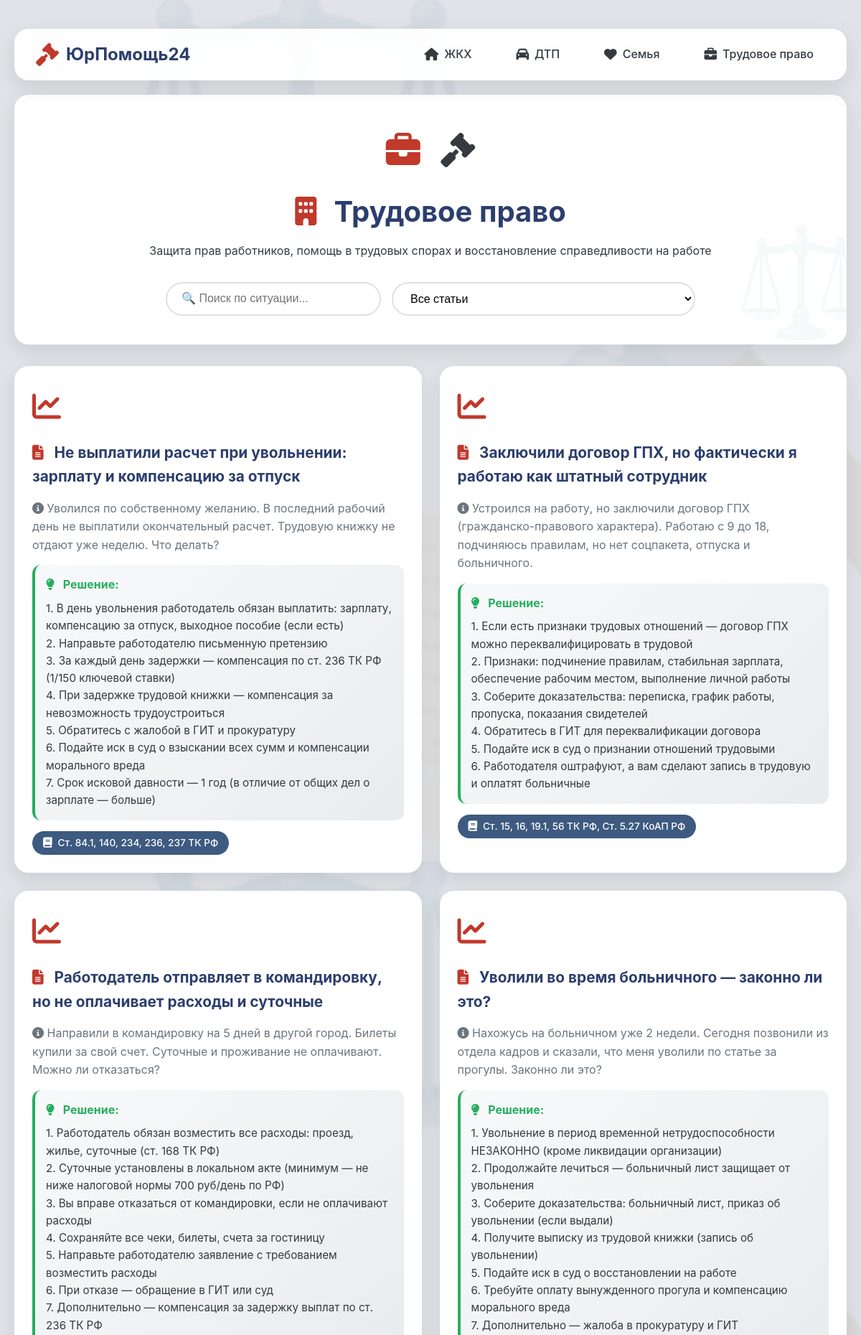
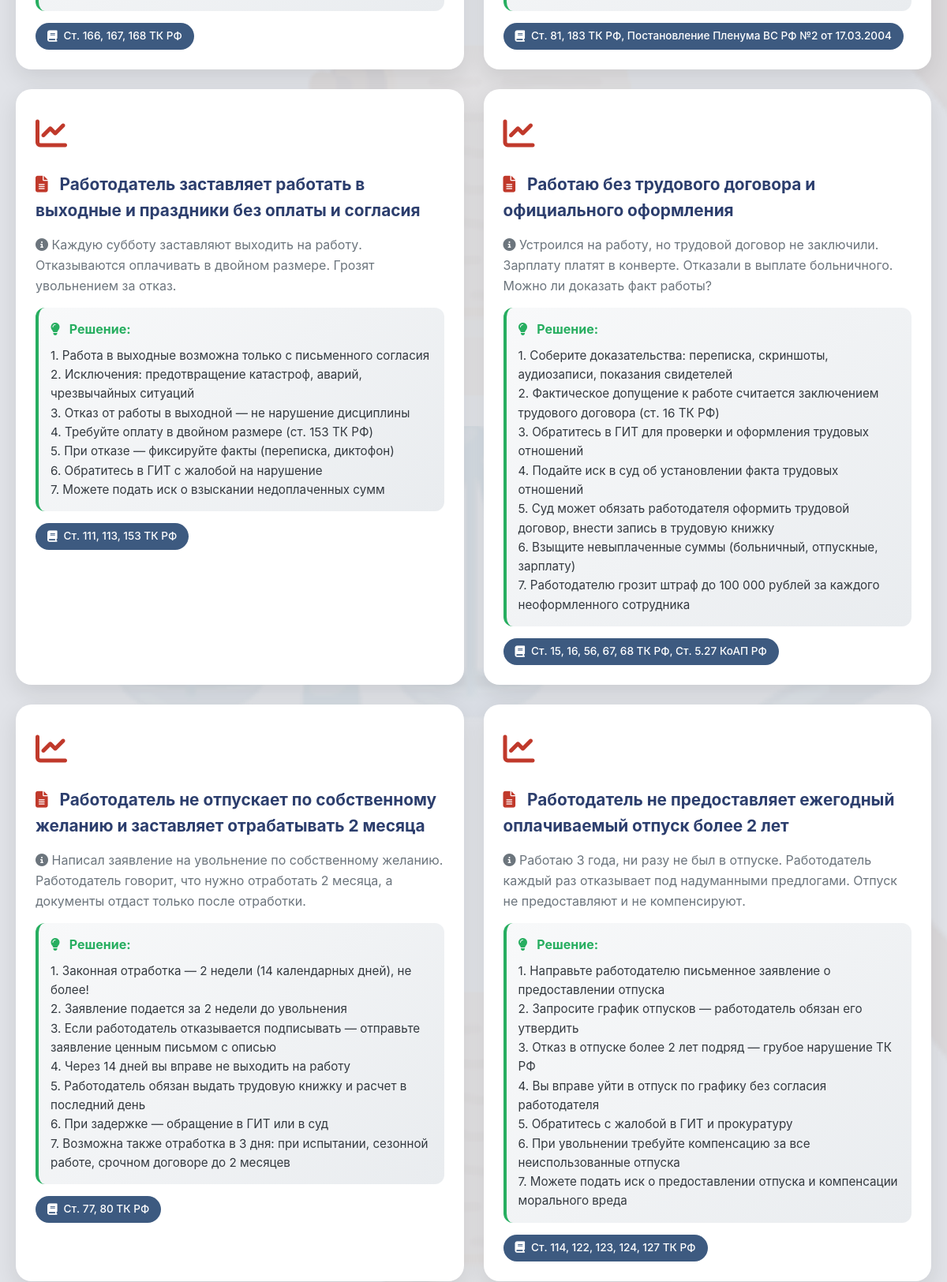
/labor (upper part), run on the app's committed database (2 pictures, top to bottom).
### tables this page shows
CREATE TABLE situations (
                id INTEGER PRIMARY KEY AUTOINCREMENT,
                category TEXT NOT NULL,
                title TEXT NOT NULL,
                description TEXT NOT NULL,
                solution TEXT NOT NULL,
                law TEXT NOT NULL,
                status TEXT DEFAULT 'active',
                created_at TIMESTAMP DEFAULT CURRENT_TIMESTAMP,
                updated_at TIMESTAMP DEFAULT CURRENT_TIMESTAMP
            );

### app.py (the view)
@app.route('/labor')
def labor():
    situations = get_situations_by_category('labor')
    return render_template('labor.html', situations=situations)

### database.py (called while the page is built)
@contextmanager
def get_db_connection():
    conn = sqlite3.connect(DATABASE_PATH)
    conn.row_factory = sqlite3.Row
    try:
        yield conn
    finally:
        conn.close()

def get_situations_by_category(category):
    with get_db_connection() as conn:
        cursor = conn.cursor()
        cursor.execute('''
            SELECT * FROM situations
            WHERE category = ? AND status = 'active'
            ORDER BY id DESC
        ''', (category,))
        return cursor.fetchall()

### templates/labor.html (shortened to what this page needs)
{% extends "base.html" %}
{% block content %}
<div class="page-header">
    <div class="category-icon">
        <i class="fas fa-briefcase" style="font-size: 3rem; color: var(--accent);"></i>
        <i class="fas fa-gavel" style="font-size: 3rem; margin-left: 15px;"></i>
    </div>
    <h1><i class="fas fa-building"></i> Трудовое право</h1>
    <p>Защита прав работников, помощь в трудовых спорах и восстановление справедливости на работе</p>
    <div class="filters">
        <input type="text" id="searchInput" placeholder="🔍 Поиск по ситуации..." class="filter-input">
        <select id="lawFilter" class="filter-select">
            <option value="all"><i class="fas fa-book"></i> Все статьи</option>
        </select>
    </div>
</div>
<div class="situations-grid" id="situationsGrid">
    {% for situation in situations %}
    <div class="situation-card" data-law="{{ situation.law }}">
        <div class="situation-icon">
            <i class="fas fa-chart-line"></i>
        </div>
        <h3><i class="fas fa-file-alt"></i> {{ situation.title }}</h3>
        <p class="description"><i class="fas fa-info-circle"></i> {{ situation.description }}</p>
        <div class="solution">
            <strong><i class="fas fa-lightbulb"></i> Решение:</strong>
            <p>{{ situation.solution }}</p>
        </div>
        <div class="law">
            <i class="fas fa-book"></i> {{ situation.law }}
        </div>
    </div>
    {% else %}
    <div class="empty-state">
        <i class="fas fa-folder-open" style="font-size: 4rem; color: var(--gray);"></i>
        <p>Пока нет добавленных ситуаций по трудовому праву</p>
        <p style="margin-top: 10px;">Зайдите в админ-панель, чтобы добавить</p>
    </div>
    {% endfor %}
</div>
{% endblock %}

### static/style.css (style rules this page uses)
* { margin: 0; padding: 0; box-sizing: border-box; }
:root { --primary-dark: #1a2a4f; --primary: #2c3e6d; --primary-light: #3d5a80; --accent: #c0392b; --accent-light: #e74c3c; --gold: #d4af37; --gray-light: #f8f9fa; --gray: #6c757d; --dark: #343a40; --success: #27ae60; --white: #ffffff; --shadow: 0 10px 30px rgba(0,0,0,0.1); --shadow-hover: 0 15px 40px rgba(0,0,0,0.15); }
body { font-family: 'Inter', -apple-system, BlinkMacSystemFont, 'Segoe UI', Roboto, sans-serif; line-height: 1.6; color: var(--dark); min-height: 100vh; position: relative; }
body::before { content: ""; position: fixed; top: 0; left: 0; right: 0; bottom: 0; background-image: url('/static/images/bg.jpg'); background-size: cover; background-position: center; background-attachment: fixed; opacity: 0.15; z-index: -2; pointer-events: none; }
body::after { content: ""; position: fixed; top: 0; left: 0; right: 0; bottom: 0; background-repeat: repeat; pointer-events: none; z-index: -1; }
.page-header { background: white; padding: 40px; border-radius: 20px; margin-bottom: 30px; text-align: center; box-shadow: var(--shadow); position: relative; overflow: hidden; }
.page-header::after { content: "⚖️"; position: absolute; bottom: -30px; right: -30px; font-size: 150px; opacity: 0.05; pointer-events: none; }
.page-header h1 { font-size: 2.5rem; color: var(--primary); margin-bottom: 10px; }
.page-header h1 i { margin-right: 15px; color: var(--accent); }
.category-icon { font-size: 3rem; margin-bottom: 15px; }
.filters { display: flex; gap: 15px; margin-top: 30px; flex-wrap: wrap; justify-content: center; }
.filter-input, .filter-select { padding: 12px 20px; border: 2px solid #e0e0e0; border-radius: 50px; font-size: 1rem; transition: all 0.3s; background: white; }
.filter-input { min-width: 300px; }
.situations-grid { display: grid; grid-template-columns: repeat(auto-fill, minmax(380px, 1fr)); gap: 25px; margin-bottom: 60px; }
.situation-card { background: white; border-radius: 20px; padding: 25px; transition: all 0.3s ease; box-shadow: var(--shadow); position: relative; animation: fadeInUp 0.5s ease; }
.situation-icon { font-size: 2.5rem; margin-bottom: 15px; color: var(--accent); }
.situation-card h3 { color: var(--primary); margin-bottom: 15px; font-size: 1.3rem; }
.situation-card h3 i { margin-right: 10px; font-size: 1.3rem; color: var(--accent); }
.description { color: var(--gray); margin-bottom: 15px; line-height: 1.6; }
.solution { background: linear-gradient(135deg, #f8f9fa 0%, #e9ecef 100%); padding: 15px; border-radius: 12px; margin-bottom: 15px; border-left: 4px solid var(--success); }
.solution strong { color: var(--success); display: block; margin-bottom: 8px; }
.solution strong i { margin-right: 8px; }
.solution p { color: var(--dark); white-space: pre-line; font-size: 0.95rem; }
.law { display: inline-flex; align-items: center; gap: 8px; background: var(--primary-light); color: white; padding: 6px 15px; border-radius: 50px; font-size: 0.85rem; font-weight: 500; }
.law i { font-size: 0.9rem; }

### data on the page
situations: title "Не выплатили расчет при увольнении: зарплату и компенсацию за отпуск", description "Уволился по собственному желанию. В последний рабочий день не выплатили окончательный расчет. Трудовую книжку не отдают уже неделю. Что делать?", solution "1. В день увольнения работодатель обязан выплатить: зарплату, компенсацию за отпуск, выходное пособие (если есть) 2. Направьте работодателю письменную претензию 3. За каждый день задержки — компенсация по ст. 236 ТК РФ (1/150 ключевой ставки) 4. При задержке трудовой книжки — компенсация за невозможность трудоустроиться 5. Обратитесь с жалобой в ГИТ и прокуратуру 6. Подайте иск в суд о взыскании всех сумм и компенсации морального вреда 7. Срок исковой давности — 1 год (в отличие от общих дел о зарплате — больше)", law "Ст. 84.1, 140, 234, 236, 237 ТК РФ"
situations: title "Заключили договор ГПХ, но фактически я работаю как штатный сотрудник", description "Устроился на работу, но заключили договор ГПХ (гражданско-правового характера). Работаю с 9 до 18, подчиняюсь правилам, но нет соцпакета, отпуска и больничного.", solution "1. Если есть признаки трудовых отношений — договор ГПХ можно переквалифицировать в трудовой 2. Признаки: подчинение правилам, стабильная зарплата, обеспечение рабочим местом, выполнение личной работы 3. Соберите доказательства: переписка, график работы, пропуска, показания свидетелей 4. Обратитесь в ГИТ для переквалификации договора 5. Подайте иск в суд о признании отношений трудовыми 6. Работодателя оштрафуют, а вам сделают запись в трудовую и оплатят больничные", law "Ст. 15, 16, 19.1, 56 ТК РФ, Ст. 5.27 КоАП РФ"
situations: title "Работодатель отправляет в командировку, но не оплачивает расходы и суточные", description "Направили в командировку на 5 дней в другой город. Билеты купили за свой счет. Суточные и проживание не оплачивают. Можно ли отказаться?", solution "1. Работодатель обязан возместить все расходы: проезд, жилье, суточные (ст. 168 ТК РФ) 2. Суточные установлены в локальном акте (минимум — не ниже налоговой нормы 700 руб/день по РФ) 3. Вы вправе отказаться от командировки, если не оплачивают расходы 4. Сохраняйте все чеки, билеты, счета за гостиницу 5. Направьте работодателю заявление с требованием возместить расходы 6. При отказе — обращение в ГИТ или суд 7. Дополнительно — компенсация за задержку выплат по ст. 236 ТК РФ", law "Ст. 166, 167, 168 ТК РФ"
situations: title "Уволили во время больничного — законно ли это?", description "Нахожусь на больничном уже 2 недели. Сегодня позвонили из отдела кадров и сказали, что меня уволили по статье за прогулы. Законно ли это?", solution "1. Увольнение в период временной нетрудоспособности НЕЗАКОННО (кроме ликвидации организации) 2. Продолжайте лечиться — больничный лист защищает от увольнения 3. Соберите доказательства: больничный лист, приказ об увольнении (если выдали) 4. Получите выписку из трудовой книжки (запись об увольнении) 5. Подайте иск в суд о восстановлении на работе 6. Требуйте оплату вынужденного прогула и компенсацию морального вреда 7. Дополнительно — жалоба в прокуратуру и ГИТ", law "Ст. 81, 183 ТК РФ, Постановление Пленума ВС РФ №2 от 17.03.2004"
situations: title "Работодатель заставляет работать в выходные и праздники без оплаты и согласия", description "Каждую субботу заставляют выходить на работу. Отказываются оплачивать в двойном размере. Грозят увольнением за отказ.", solution "1. Работа в выходные возможна только с письменного согласия 2. Исключения: предотвращение катастроф, аварий, чрезвычайных ситуаций 3. Отказ от работы в выходной — не нарушение дисциплины 4. Требуйте оплату в двойном размере (ст. 153 ТК РФ) 5. При отказе — фиксируйте факты (переписка, диктофон) 6. Обратитесь в ГИТ с жалобой на нарушение 7. Можете подать иск о взыскании недоплаченных сумм", law "Ст. 111, 113, 153 ТК РФ"
situations: title "Работаю без трудового договора и официального оформления", description "Устроился на работу, но трудовой договор не заключили. Зарплату платят в конверте. Отказали в выплате больничного. Можно ли доказать факт работы?", solution "1. Соберите доказательства: переписка, скриншоты, аудиозаписи, показания свидетелей 2. Фактическое допущение к работе считается заключением трудового договора (ст. 16 ТК РФ) 3. Обратитесь в ГИТ для проверки и оформления трудовых отношений 4. Подайте иск в суд об установлении факта трудовых отношений 5. Суд может обязать работодателя оформить трудовой договор, внести запись в трудовую книжку 6. Взыщите невыплаченные суммы (больничный, отпускные, зарплату) 7. Работодателю грозит штраф до 100 000 рублей за каждого неоформленного сотрудника", law "Ст. 15, 16, 56, 67, 68 ТК РФ, Ст. 5.27 КоАП РФ"
situations: title "Работодатель не отпускает по собственному желанию и заставляет отрабатывать 2 месяца", description "Написал заявление на увольнение по собственному желанию. Работодатель говорит, что нужно отработать 2 месяца, а документы отдаст только после отработки.", solution "1. Законная отработка — 2 недели (14 календарных дней), не более! 2. Заявление подается за 2 недели до увольнения 3. Если работодатель отказывается подписывать — отправьте заявление ценным письмом с описью 4. Через 14 дней вы вправе не выходить на работу 5. Работодатель обязан выдать трудовую книжку и расчет в последний день 6. При задержке — обращение в ГИТ или в суд 7. Возможна также отработка в 3 дня: при испытании, сезонной работе, срочном договоре до 2 месяцев", law "Ст. 77, 80 ТК РФ"
situations: title "Работодатель не предоставляет ежегодный оплачиваемый отпуск более 2 лет", description "Работаю 3 года, ни разу не был в отпуске. Работодатель каждый раз отказывает под надуманными предлогами. Отпуск не предоставляют и не компенсируют.", solution "1. Направьте работодателю письменное заявление о предоставлении отпуска 2. Запросите график отпусков — работодатель обязан его утвердить 3. Отказ в отпуске более 2 лет подряд — грубое нарушение ТК РФ 4. Вы вправе уйти в отпуск по графику без согласия работодателя 5. Обратитесь с жалобой в ГИТ и прокуратуру 6. При увольнении требуйте компенсацию за все неиспользованные отпуска 7. Можете подать иск о предоставлении отпуска и компенсации морального вреда", law "Ст. 114, 122, 123, 124, 127 ТК РФ"
